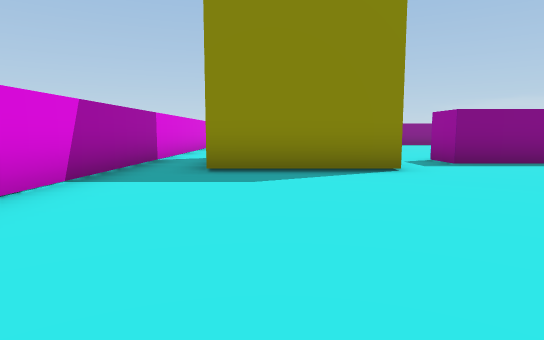
view 1 (above)

20 first-person views from a walk through a scene from a Unity 3-D project. The camera is 0.58 m above the floor, tilts 6° down and sees 75° across. The floor is counted in squares, 1 m on a side. Each view is taken from the middle of a square. On the plan, view 1 faces up. The plan holds only what a view shows up to about 10 squares ahead; the rest is blank.

view 2
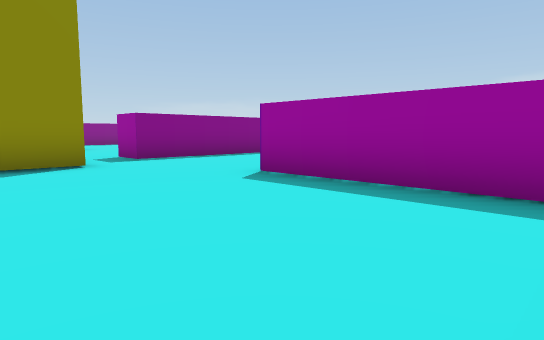

view 3
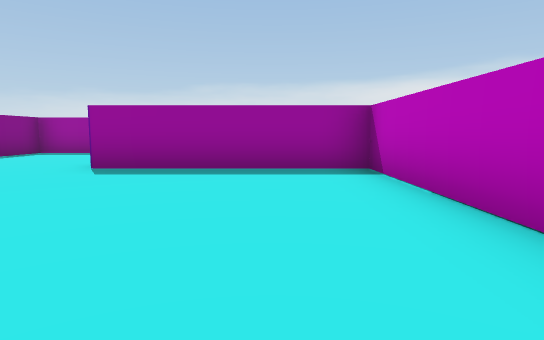

view 4
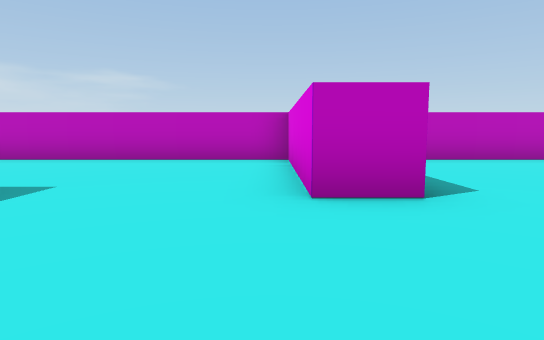

view 5
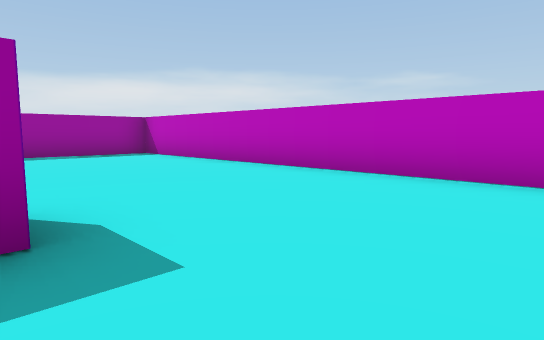

view 6
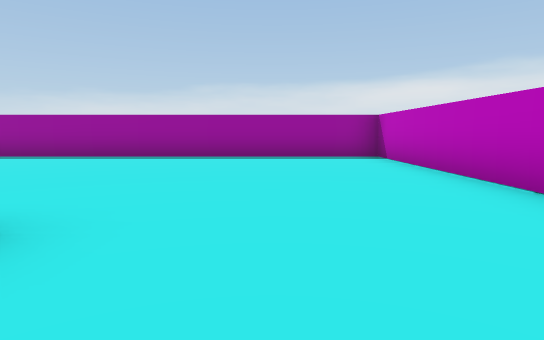

view 7
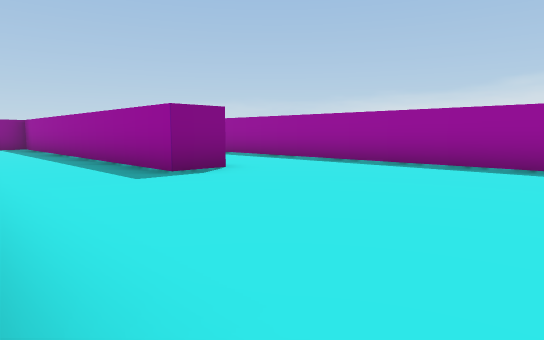

view 8
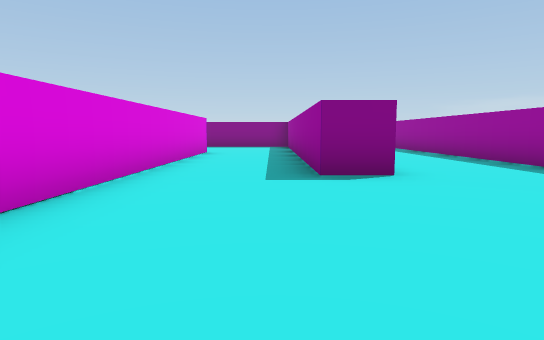

view 9
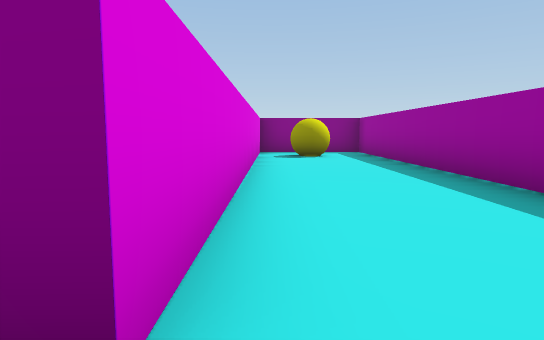

view 10
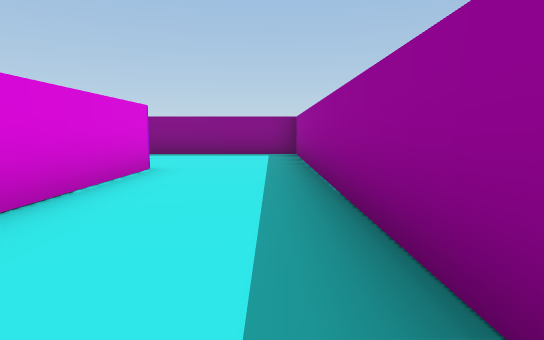

view 11
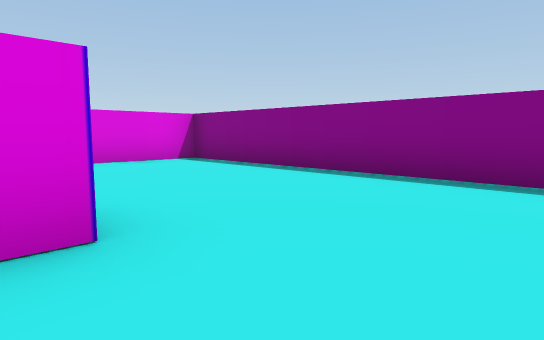

view 12
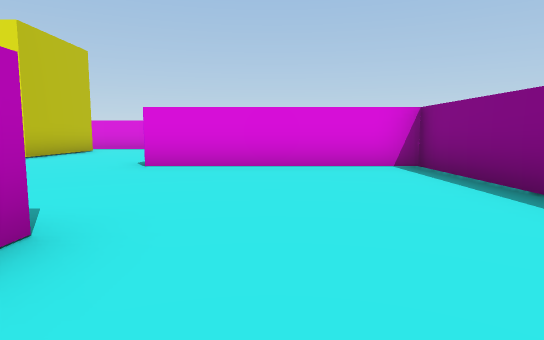

view 13
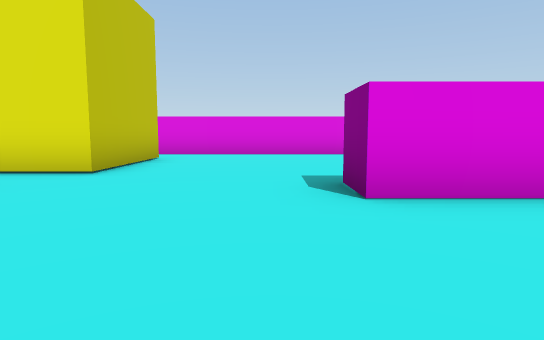

view 14
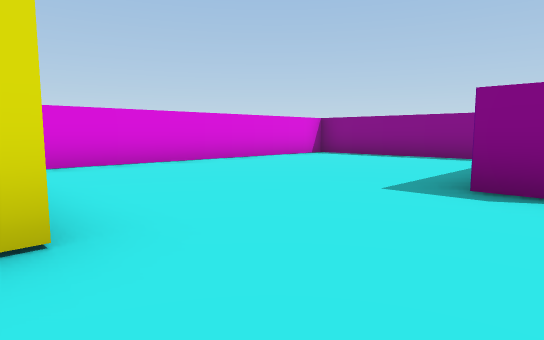

view 15
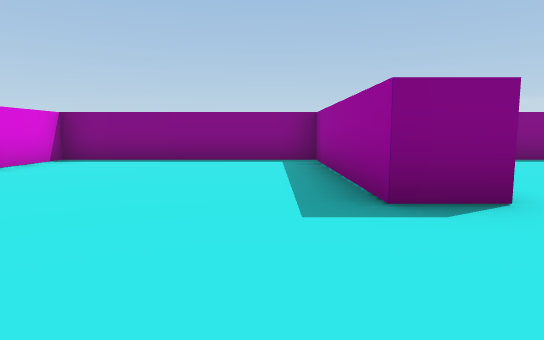

view 16
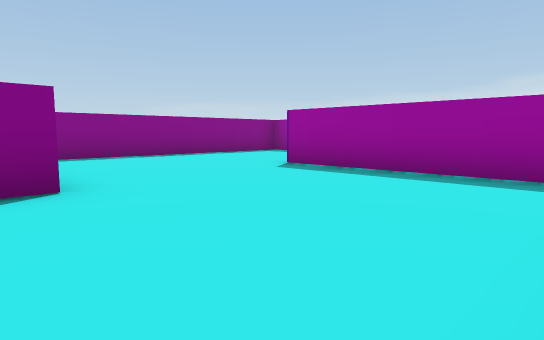

view 17
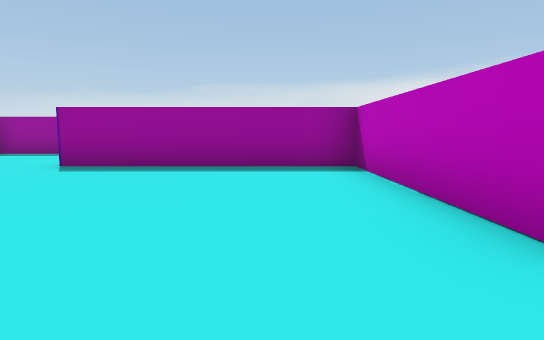

view 18
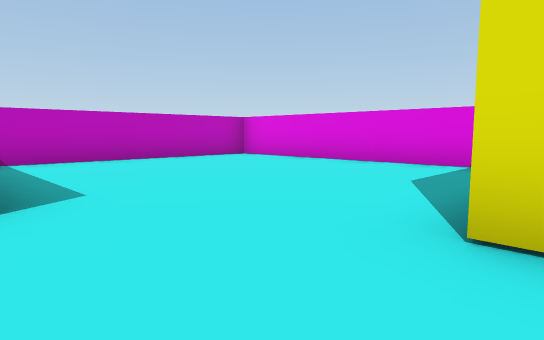

view 19
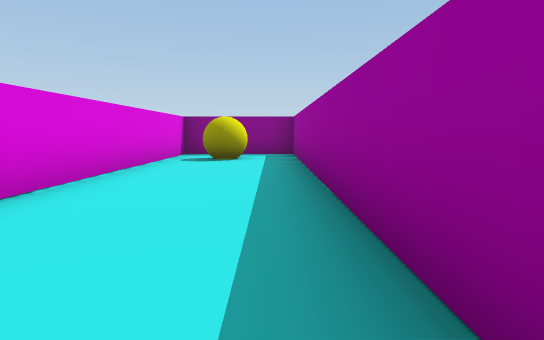

view 20
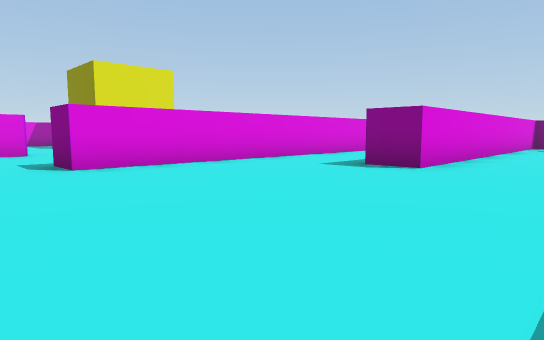

### Floor plan
Ten units are one square. View 1 is at (0, 0); x grows to the right and y downward. Boxes are objects, and circles mark ways between rooms. Rooms are numbered by the first view taken in them; rooms with no view inside come last. Other rooms are left out.
<svg viewBox="-30 -170 191 191">
<path fill="none" stroke="#000" d="M81 -51 81 -66 34 -66M20 -64 20 -54 -11 -54M91 -128 91 -26 80 -26M-25 -86 -25 16 37 16 37 -29 46 -29 46 16 156 16 156 -165 127 -165 127 -67 117 -67 117 -126M38 -76 81 -76 81 -128M34 -66 34 -76M117 -126 117 -165 39 -165 39 -118 29 -118 29 -165 -25 -165 -25 -86M-11 -84 20 -84 20 -64"/>
<rect x="135" y="-155" width="10" height="10" fill="#bbb"><title>other object</title></rect>
<circle cx="-20" cy="-90" r="3" fill="#2a7"/>
<circle cx="105" cy="-130" r="3" fill="#2a7"/>
<circle cx="30" cy="-70" r="3" fill="#2a7"/>
<text x="70" y="-40">1</text>
<text x="50" y="-120">2</text>
</svg>
Room 1 opens to room 2.

Where each view was taken, in squares from view 1:
view 1: 0 up, 0 right, facing up
view 2: 1 down, 0 right, facing up-right
view 3: 0 up, 2 left, facing right
view 4: 6 up, 5 right, facing down
view 5: 3 up, 6 right, facing down-right
view 6: 1 up, 7 right, facing right
view 7: 2 up, 9 right, facing up-right
view 8: 2 up, 11 right, facing up
view 9: 6 up, 13 right, facing up
view 10: 7 up, 11 right, facing up
view 11: 12 up, 11 right, facing up-left
view 12: 14 up, 10 right, facing left
view 13: 11 up, 7 right, facing left
view 14: 8 up, 4 right, facing up-left
view 15: 9 up, 2 right, facing up
view 16: 8 up, 3 right, facing up-right
view 17: 9 up, 2 right, facing right
view 18: 6 up, 4 right, facing down-left
view 19: 7 up, 15 right, facing up
view 20: 1 up, 15 right, facing up-left
